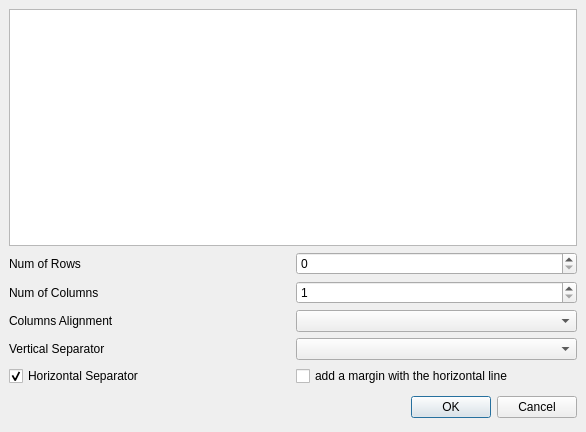
<?xml version="1.0" encoding="UTF-8"?>
<ui version="4.0">
 <class>TabDialog</class>
 <widget class="QDialog" name="TabDialog">
  <property name="geometry">
   <rect>
    <x>0</x>
    <y>0</y>
    <width>586</width>
    <height>432</height>
   </rect>
  </property>
  <layout class="QGridLayout">
   <property name="margin">
    <number>9</number>
   </property>
   <property name="spacing">
    <number>6</number>
   </property>
   <item row="0" column="0">
    <layout class="QGridLayout">
     <property name="margin">
      <number>0</number>
     </property>
     <property name="spacing">
      <number>6</number>
     </property>
     <item row="5" column="0">
      <widget class="QCheckBox" name="checkBox">
       <property name="text">
        <string>Horizontal Separator</string>
       </property>
       <property name="checked">
        <bool>true</bool>
       </property>
      </widget>
     </item>
     <item row="2" column="0">
      <widget class="QLabel" name="label_3">
       <property name="text">
        <string>Num of Columns</string>
       </property>
      </widget>
     </item>
     <item row="0" column="0" colspan="2">
      <widget class="QTableWidget" name="tableWidget">
       <property name="rowCount">
        <number>0</number>
       </property>
       <property name="columnCount">
        <number>0</number>
       </property>
      </widget>
     </item>
     <item row="3" column="0">
      <widget class="QLabel" name="label_2">
       <property name="text">
        <string>Columns Alignment</string>
       </property>
      </widget>
     </item>
     <item row="2" column="1">
      <widget class="QSpinBox" name="spinBoxColumns">
       <property name="minimum">
        <number>1</number>
       </property>
      </widget>
     </item>
     <item row="4" column="0">
      <widget class="QLabel" name="label">
       <property name="text">
        <string>Vertical Separator</string>
       </property>
      </widget>
     </item>
     <item row="3" column="1">
      <widget class="QComboBox" name="comboAlignment">
       <property name="currentIndex">
        <number>-1</number>
       </property>
       <property name="maxVisibleItems">
        <number>11</number>
       </property>
      </widget>
     </item>
     <item row="1" column="1">
      <widget class="QSpinBox" name="spinBoxRows"/>
     </item>
     <item row="1" column="0">
      <widget class="QLabel" name="label_4">
       <property name="text">
        <string>Num of Rows</string>
       </property>
      </widget>
     </item>
     <item row="4" column="1">
      <widget class="QComboBox" name="comboSeparator"/>
     </item>
     <item row="5" column="1">
      <widget class="QCheckBox" name="checkBoxMargin">
       <property name="text">
        <string>add a margin with the horizontal line</string>
       </property>
      </widget>
     </item>
    </layout>
   </item>
   <item row="1" column="0">
    <layout class="QHBoxLayout">
     <property name="spacing">
      <number>6</number>
     </property>
     <property name="margin">
      <number>0</number>
     </property>
     <item>
      <spacer>
       <property name="orientation">
        <enum>Qt::Horizontal</enum>
       </property>
       <property name="sizeHint" stdset="0">
        <size>
         <width>131</width>
         <height>31</height>
        </size>
       </property>
      </spacer>
     </item>
     <item>
      <widget class="QPushButton" name="okButton">
       <property name="text">
        <string>OK</string>
       </property>
      </widget>
     </item>
     <item>
      <widget class="QPushButton" name="cancelButton">
       <property name="text">
        <string>Cancel</string>
       </property>
      </widget>
     </item>
    </layout>
   </item>
  </layout>
 </widget>
 <resources/>
 <connections>
  <connection>
   <sender>okButton</sender>
   <signal>clicked()</signal>
   <receiver>TabDialog</receiver>
   <slot>accept()</slot>
   <hints>
    <hint type="sourcelabel">
     <x>278</x>
     <y>253</y>
    </hint>
    <hint type="destinationlabel">
     <x>96</x>
     <y>254</y>
    </hint>
   </hints>
  </connection>
  <connection>
   <sender>cancelButton</sender>
   <signal>clicked()</signal>
   <receiver>TabDialog</receiver>
   <slot>reject()</slot>
   <hints>
    <hint type="sourcelabel">
     <x>369</x>
     <y>253</y>
    </hint>
    <hint type="destinationlabel">
     <x>179</x>
     <y>282</y>
    </hint>
   </hints>
  </connection>
 </connections>
</ui>
